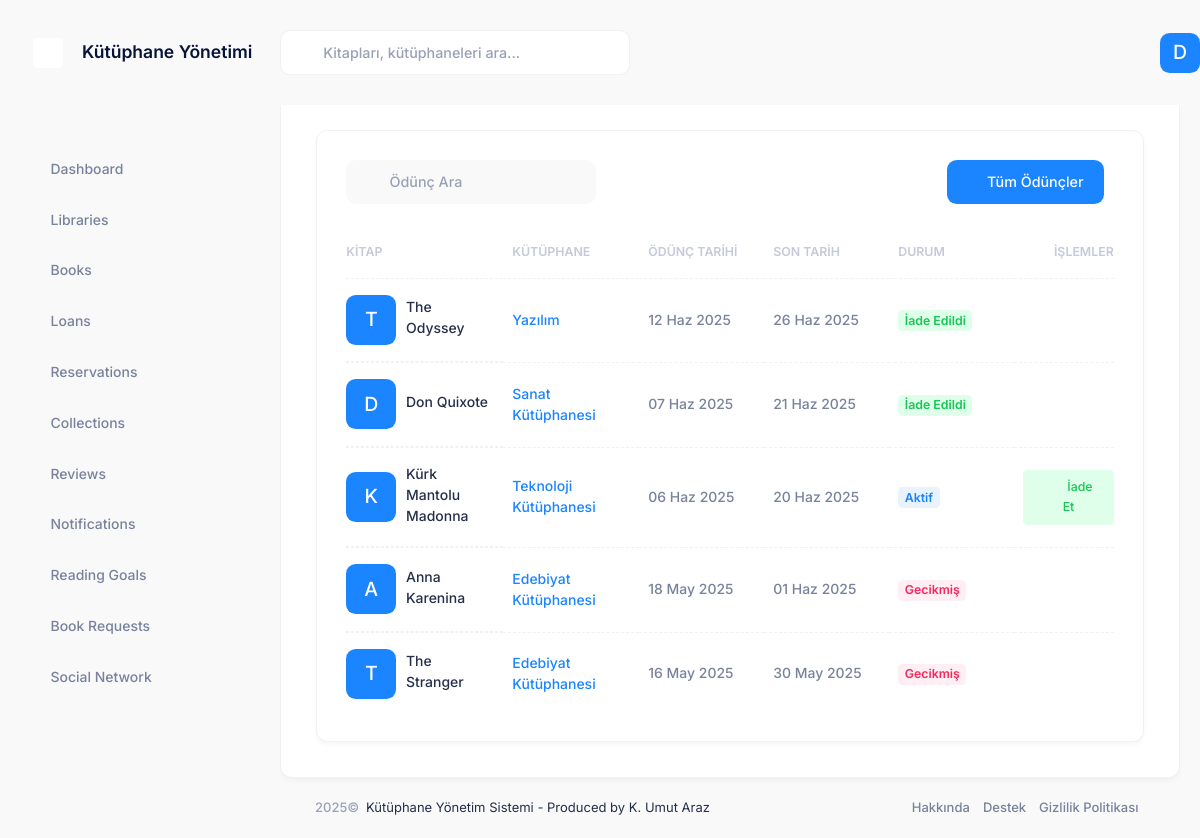
The app's page /loans/my-loans/ (signed in), older data.
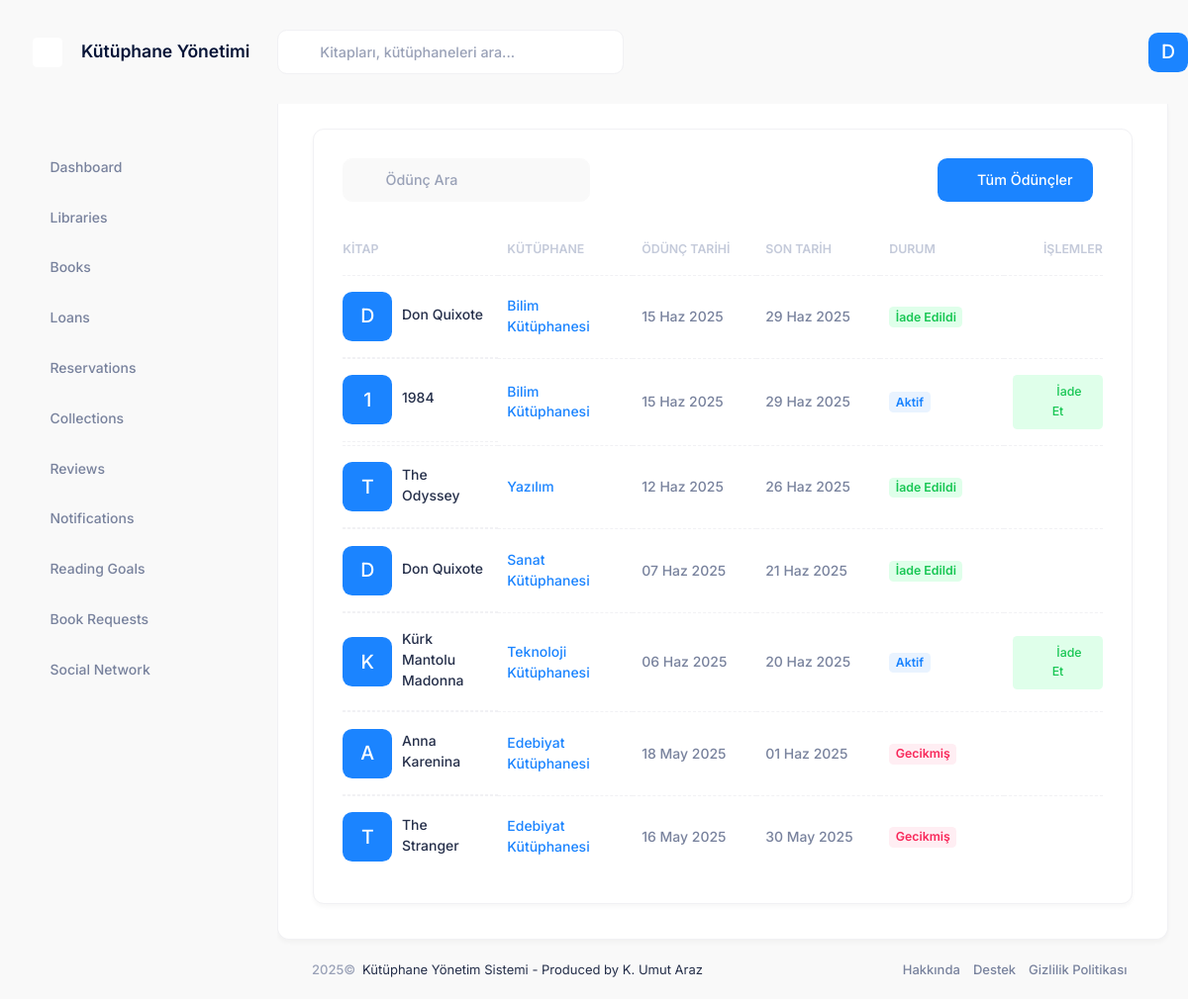
The same page, newer data.
### loans/models.py (models this page shows, shortened)
class Loan(models.Model):
    STATUS_CHOICES = (
        ('active', 'Aktif'),
        ('returned', 'İade Edildi'),
        ('overdue', 'Gecikmiş'),
    )
    book = models.ForeignKey(Book, verbose_name='Kitap', on_delete=models.CASCADE, related_name='loans')
    borrower = models.ForeignKey(settings.AUTH_USER_MODEL, verbose_name='Ödünç Alan', on_delete=models.CASCADE, related_name='borrowed_books')
    loaned_by = models.ForeignKey(settings.AUTH_USER_MODEL, verbose_name='Ödünç Veren', on_delete=models.CASCADE, related_name='managed_loans')
    loan_date = models.DateTimeField('Ödünç Verme Tarihi', default=timezone.now)
    due_date = models.DateTimeField('İade Tarihi')
    return_date = models.DateTimeField('Gerçek İade Tarihi', blank=True, null=True)
    status = models.CharField('Durum', max_length=10, choices=STATUS_CHOICES, default='active')
    notes = models.TextField('Notlar', blank=True, null=True)
    class Meta:
        ordering = ['-loan_date']
        verbose_name = 'Ödünç Verme'
        verbose_name_plural = 'Ödünç Vermeler'
    @property
    def status_color(self):
        color_map = {
            'active': 'primary',
            'returned': 'success',
            'overdue': 'danger'
        }
        return color_map.get(self.status, 'primary')

### books/models.py (models this page shows, shortened)
class Book(models.Model):
    STATUS_CHOICES = (
        ('available', 'Mevcut'),
        ('borrowed', 'Ödünç Verilmiş'),
        ('reserved', 'Rezerve Edilmiş'),
        ('maintenance', 'Bakımda'),
    )
    title = models.CharField('Başlık', max_length=255)
    author = models.CharField('Yazar', max_length=255)
    isbn = models.CharField('ISBN', max_length=20, blank=True, null=True)
    description = models.TextField('Açıklama', blank=True, null=True)
    cover_image = models.ImageField('Kapak Resmi', upload_to='book_covers/', blank=True, null=True)
    library = models.ForeignKey(Library, verbose_name='Kütüphane', on_delete=models.CASCADE, related_name='books')
    status = models.CharField('Durum', max_length=20, choices=STATUS_CHOICES, default='available')
    publication_year = models.PositiveIntegerField('Yayın Yılı', blank=True, null=True)
    publisher = models.CharField('Yayınevi', max_length=255, blank=True, null=True)
    language = models.CharField('Dil', max_length=50, blank=True, null=True)
    pages = models.PositiveIntegerField('Sayfa Sayısı', blank=True, null=True)
    created_at = models.DateTimeField('Oluşturulma Tarihi', auto_now_add=True)
    updated_at = models.DateTimeField('Güncellenme Tarihi', auto_now=True)
    class Meta:
        ordering = ['title', 'author']
        verbose_name = 'Kitap'
        verbose_name_plural = 'Kitaplar'

### libraries/models.py (models this page shows, shortened)
class Library(models.Model):
    name = models.CharField('Adı', max_length=255)
    description = models.TextField('Açıklama', blank=True, null=True)
    owner = models.ForeignKey(
        settings.AUTH_USER_MODEL,
        verbose_name='Sahibi',
        on_delete=models.CASCADE,
        related_name='owned_libraries'
    )
    admins = models.ManyToManyField(
        settings.AUTH_USER_MODEL,
        verbose_name='Yöneticiler',
        related_name='administered_libraries',
        blank=True
    )
    created_at = models.DateTimeField('Oluşturulma Tarihi', auto_now_add=True)
    updated_at = models.DateTimeField('Güncellenme Tarihi', auto_now=True)
    address = models.TextField('Adres', blank=True, null=True)
    phone = models.CharField('Telefon', max_length=20, blank=True, null=True)
    email = models.EmailField('E-posta', blank=True, null=True)
    class Meta:
        verbose_name = 'Kütüphane'
        verbose_name_plural = 'Kütüphaneler'
        ordering = ['name']

### loans/views.py (the view)
# urls.py: path('my-loans/', views.my_loans, name='my_loans'),
@login_required
def my_loans(request):
    my_loans = Loan.objects.filter(borrower=request.user)
    context = {
        'active_menu': 'my_loans',
        'loans': my_loans
    }
    return render(request, 'loans/my_loans.html', context)

### templates/loans/my_loans.html (shortened to what this page needs)
{% extends 'layouts/base.html' %}
{% load static %}
{% block content %}
<div class="card">
    <div class="card-header border-0 pt-6">
        <div class="card-title">
            <div class="d-flex align-items-center position-relative my-1">
                <i class="ki-outline ki-magnifier fs-3 position-absolute ms-5"></i>
                <input type="text" data-kt-loan-table-filter="search" class="form-control form-control-solid w-250px ps-13" placeholder="Ödünç Ara" />
            </div>
        </div>
        <div class="card-toolbar">
            <div class="d-flex justify-content-end">
                <a href="{% url 'loans:list' %}" class="btn btn-primary me-3">
                    <i class="ki-outline ki-book fs-2"></i>Tüm Ödünçler
                </a>
            </div>
        </div>
    </div>
    <div class="card-body py-4">
        <table class="table align-middle table-row-dashed fs-6 gy-5" id="kt_my_loans_table">
            <thead>
                <tr class="text-start text-gray-400 fw-bold fs-7 text-uppercase gs-0">
                    <th class="min-w-125px">Kitap</th>
                    <th class="min-w-125px">Kütüphane</th>
                    <th class="min-w-125px">Ödünç Tarihi</th>
                    <th class="min-w-125px">Son Tarih</th>
                    <th class="min-w-125px">Durum</th>
                    <th class="text-end min-w-100px">İşlemler</th>
                </tr>
            </thead>
            <tbody class="fw-semibold text-gray-600">
                {% for loan in loans %}
                <tr>
                    <td class="d-flex align-items-center">
                        <div class="symbol symbol-50px me-3">
                            {% if loan.book.cover_image %}
                            <img src="{{ loan.book.cover_image.url }}" class="" alt="Book Cover" />
                            {% else %}
                            <div class="symbol-label fs-2 fw-semibold bg-primary text-inverse-primary">{{ loan.book.title|first }}</div>
                            {% endif %}
                        </div>
                        <a href="{% url 'books:detail' loan.book.id %}" class="text-gray-800 text-hover-primary mb-1">{{ loan.book.title }}</a>
                    </td>
                    <td><a href="{% url 'libraries:detail' loan.book.library.id %}">{{ loan.book.library.name }}</a></td>
                    <td>{{ loan.loan_date|date:"d M Y" }}</td>
                    <td>{{ loan.due_date|date:"d M Y" }}</td>
                    <td><span class="badge badge-light-{{ loan.status_color }} fs-7 fw-bold">{{ loan.get_status_display }}</span></td>
                    <td class="text-end">
                        {% if loan.status == 'active' %}
                        <button type="button" class="btn btn-sm btn-light-success return-book-btn"
                                data-bs-toggle="modal" data-bs-target="#returnBookModal"
                                data-loan-id="{{ loan.id }}"
                                data-book-title="{{ loan.book.title }}"
                                data-book-author="{{ loan.book.author }}"
                                data-due-date="{{ loan.due_date|date:'d M Y' }}"
                                data-return-url="{% url 'loans:return' loan.id %}">
                            <i class="ki-outline ki-arrow-left fs-2 me-1"></i>İade Et
                        </button>
                        {% endif %}
                    </td>
                </tr>
                {% empty %}
                <tr>
                    <td colspan="6" class="text-center">Henüz hiç ödünç aldığınız kitap bulunmuyor.</td>
                </tr>
                {% endfor %}
            </tbody>
        </table>
    </div>
</div>
{% endblock %}

Row changes from the older to the newer data that the page shows:
added Loan: book|first "D", book "Don Quixote", book.library.name "Bilim Kütüphanesi", loan_date "15 Haz 2025", due_date "29 Haz 2025", status "İade Edildi"
added Loan: book|first "1", book "1984", book.library.name "Bilim Kütüphanesi", loan_date "15 Haz 2025", due_date "29 Haz 2025", status "Aktif"
